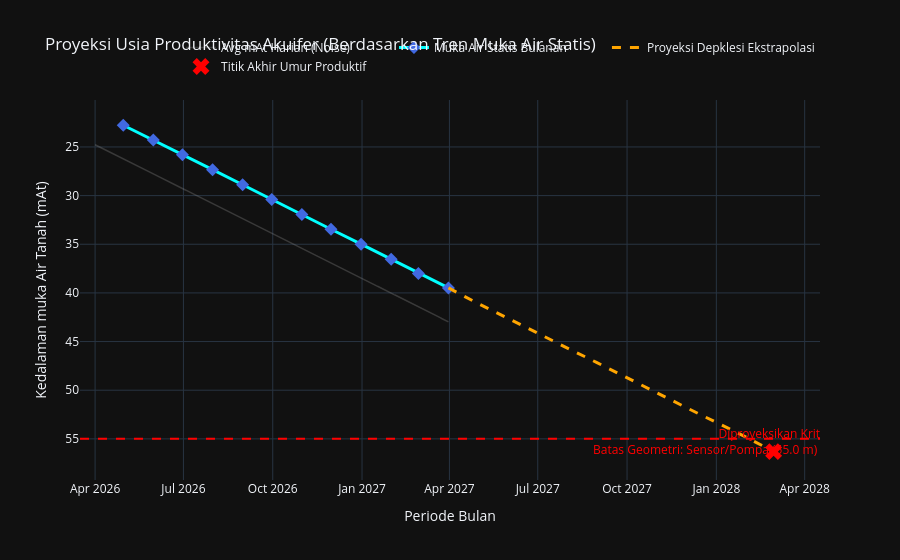

Notebook source saved alongside this figure:
### Code cell
import numpy as np
import pandas as pd
from scipy.stats import linregress
import plotly.graph_objects as go

def estimasi_umur_akuifer_plot(df, batas_kritis_meter=35.0):
    """
    Fungsi untuk mengekstrak Static Water Level, mencari tren deplesi tahunan,
    dan memvisualisasikan sisa usia akuifer sebelum menyentuh batas kritis (Sensor/Pompa).
    """
    print("=" * 75)
    print("PROYEKSI ESTIMASI UMUR PRODUKTIVITAS AKUIFER (WAKTU MENUJU KRITIS)")
    print("=" * 75)
    
    # 1. Pastikan Format Tanggal
    df_calc = df.copy()
    if not pd.api.types.is_datetime64_any_dtype(df_calc['Timestamp']):
        df_calc['Timestamp'] = pd.to_datetime(df_calc['Timestamp'])
    df_calc = df_calc.sort_values('Timestamp').reset_index(drop=True)
    
    # 2. Blokir & Ekstrak Fase "Static Water Level" (SWL)
    # Mencari titik di mana pompa sudah mati beruntun >= 3 jam (Akuifer Memulih Maksimal)
    is_off = df_calc['Flow_Meter'] <= 0
    blocks = (is_off != is_off.shift()).cumsum()
    df_calc['jam_mati_beruntun'] = is_off.groupby(blocks).cumsum()
    
    swl_data = df_calc[df_calc['jam_mati_beruntun'] >= 3].copy()
    
    if swl_data.empty:
        print("Data terlalu bising (Pompa tidak pernah mati >= 3 jam). Tidak bisa ambil SWL.")
        return
        
    swl_data.set_index('Timestamp', inplace=True)
    
    # 3. Agregasi Rata-rata Bulanan untuk Muka Air Statis
    try:
        swl_bulanan = swl_data.resample('ME')['mAt'].mean().dropna() # Pandas Baru
    except ValueError:
        swl_bulanan = swl_data.resample('M')['mAt'].mean().dropna()  # Pandas Lama
    
    if len(swl_bulanan) < 3:
        print("Data terlalu singkat! Butuh minimal 3 bulan riwayat untuk regresi tren.")
        return
        
    # 4. Regresi Linear (Kalkulasi Deplesi / Penurunan rata-rata per bulan)
    x = np.arange(len(swl_bulanan))
    y = swl_bulanan.values
    slope, intercept, r_value, p_value, std_err = linregress(x, y)
    
    deplesi_per_bulan = slope
    mAt_saat_ini = y[-1]
    bulan_terakhir = swl_bulanan.index[-1]
    jarak_kritis = batas_kritis_meter - mAt_saat_ini
    
    print(f"[+] Elevasi Muka Air Statis Bulan Terakhir : {mAt_saat_ini:.2f} meter")
    print(f"[+] Laju Penuruan Air Statis (Deplesi)     : {deplesi_per_bulan:+.4f} meter / bulan")
    print(f"[+] Jarak Cadangan Air ke Sensor Terendah  : {jarak_kritis:.2f} meter")
    
    TTF_bulan = None
    if deplesi_per_bulan <= 0.01:
        print("\n=> STATUS: AKUIFER LESTARI (SUSTAINABLE)")
        print("   Recharge air tanah seimbang dengan ekstraksi tahunan.")
    elif jarak_kritis <= 0:
        print(f"\n=> STATUS: KRITIS! Muka air telah merosot melewati kedalaman sensor ({batas_kritis_meter}m).")
    else:
        # Menghitung Time to Failure (Waktu Menuju Kritis)
        TTF_bulan = jarak_kritis / deplesi_per_bulan
        TTF_tahun = TTF_bulan / 12
        tanggal_kritis = bulan_terakhir + pd.DateOffset(months=int(TTF_bulan))
        
        print(f"\n=> ESTIMASI SISA UMUR PRODUKTIF        : {TTF_bulan:.1f} Bulan (~{TTF_tahun:.1f} Tahun)")
        print(f"=> PROYEKSI AKUIFER SENTUH BATAS KRITIS: {tanggal_kritis.strftime('%B %Y')}")
    print("=" * 75)
    
    # =====================================================================
    # 5. VISUALISASI PROYEKSI INTERAKTIF DENGAN PLOTLY
    # =====================================================================
    fig = go.Figure()
    
    # Trace 1: Grafik mAt Harian Gabungan (Noise / Latar Belakang)
    df_daily = df_calc.set_index('Timestamp').resample('D')['mAt'].mean()
    fig.add_trace(go.Scatter(
        x=df_daily.index, y=df_daily.values,
        mode='lines', line=dict(color='rgba(150, 150, 150, 0.3)', width=1.5),
        name='Avg mAt Harian (Noise)'
    ))
    
    # Trace 2: Grafik Static Water Level Bulanan (Tren Utama)
    fig.add_trace(go.Scatter(
        x=swl_bulanan.index, y=swl_bulanan.values,
        mode='lines+markers', line=dict(color='cyan', width=3),
        marker=dict(size=10, color='royalblue', symbol='diamond'),
        name='Muka Air Statis Bulanan'
    ))
    
    # Trace 3: Garis Regresi (Proyeksi Masa Depan)
    if deplesi_per_bulan > 0.01 and TTF_bulan is not None:
        # Gambar garis tren ke masa depan sampai menyentuh batas kritis
        future_months = int(min(TTF_bulan + 2, 120)) # Maksimalkan prediksi 10 thn demi render visual
        future_x = np.arange(len(swl_bulanan), len(swl_bulanan) + future_months)
        future_y = intercept + (slope * future_x)
        future_dates = [bulan_terakhir + pd.DateOffset(months=i) for i in range(1, future_months+1)]
        
        # Potong array titik Y tepat saat air menyentuh kedalaman kritis
        stop_idx = np.searchsorted(future_y, batas_kritis_meter)
        if stop_idx < len(future_y):
            future_dates = future_dates[:stop_idx+1]
            future_y = future_y[:stop_idx+1]
            
        proyeksi_dates = [swl_bulanan.index[-1]] + future_dates
        proyeksi_y = [swl_bulanan.values[-1]] + future_y.tolist()
        
        fig.add_trace(go.Scatter(
            x=proyeksi_dates, y=proyeksi_y,
            mode='lines', line=dict(color='orange', width=3, dash='dash'),
            name='Proyeksi Depklesi Ekstrapolasi'
        ))
        
        # Titik Temu Kritis (X Merah)
        fig.add_trace(go.Scatter(
            x=[proyeksi_dates[-1]], y=[proyeksi_y[-1]],
            mode='markers+text', marker=dict(color='red', size=15, symbol='x'),
            text=["Diproyeksikan Kritis"], textposition="top center",
            textfont=dict(color='red'), name='Titik Akhir Umur Produktif'
        ))
        
    # Trace 4: Garis Batas Bawah / Sensor
    fig.add_hline(
        y=batas_kritis_meter, line_dash='dash', line_color='red', line_width=2,
        annotation_text=f"Batas Geometri: Sensor/Pompa ({batas_kritis_meter} m)",
        annotation_position="bottom right", annotation_font_color='red'
    )
    
    # Kustomisasi Sumbu Y agar INVETERTED (Sangat Penting untuk Hidrologi)
    # Kedalaman 0m ditaruh di atas, air makin surut garis grafik turun
    fig.update_layout(
        title='Proyeksi Usia Produktivitas Akuifer (Berdasarkan Tren Muka Air Statis)',
        xaxis_title='Periode Bulan', yaxis_title='Kedalaman muka Air Tanah (mAt)',
        template='plotly_dark', hovermode="x unified",
        legend=dict(orientation="h", yanchor="bottom", y=1.05, xanchor="right", x=1)
    )
    fig.update_yaxes(autorange="reversed") 
    
    fig.show()

# Panggil fungsinya
estimasi_umur_akuifer_plot(df, batas_kritis_meter=55.0)

### Figure 1 — Plotly figure (JSON) as saved in the notebook; plotly's stock layout.template omitted (floating-point values rounded to 4 significant figures; data arrays with more than 128 entries replaced by an {"elided": "..."} marker saying what was removed)
{"data": [{"line": {"color": "rgba(150, 150, 150, 0.3)", "width": 1.5}, "mode": "lines", "name": "Avg mAt Harian (Noise)", "type": "scatter", "x": {"elided": "365 str values"}, "y": {"elided": "365 float values"}}, {"line": {"color": "cyan", "width": 3}, "marker": {"color": "royalblue", "size": 10, "symbol": "diamond"}, "mode": "lines+markers", "name": "Muka Air Statis Bulanan", "type": "scatter", "x": ["2026-04-30T00:00:00", "2026-05-31T00:00:00", "2026-06-30T00:00:00", "2026-07-31T00:00:00", "2026-08-31T00:00:00", "2026-09-30T00:00:00", "2026-10-31T00:00:00", "2026-11-30T00:00:00", "2026-12-31T00:00:00", "2027-01-31T00:00:00", "2027-02-28T00:00:00", "2027-03-31T00:00:00"], "y": [22.77, 24.29, 25.81, 27.34, 28.89, 30.41, 31.93, 33.46, 34.99, 36.53, 38.01, 39.49]}, {"line": {"color": "orange", "dash": "dash", "width": 3}, "mode": "lines", "name": "Proyeksi Depklesi Ekstrapolasi", "type": "scatter", "x": ["2027-03-31T00:00:00", "2027-04-30T00:00:00", "2027-05-31T00:00:00", "2027-06-30T00:00:00", "2027-07-31T00:00:00", "2027-08-31T00:00:00", "2027-09-30T00:00:00", "2027-10-31T00:00:00", "2027-11-30T00:00:00", "2027-12-31T00:00:00", "2028-01-31T00:00:00", "2028-02-29T00:00:00"], "y": [39.49, 41.07, 42.59, 44.12, 45.64, 47.17, 48.69, 50.21, 51.74, 53.26, 54.79, 56.31]}, {"marker": {"color": "red", "size": 15, "symbol": "x"}, "mode": "markers+text", "name": "Titik Akhir Umur Produktif", "text": ["Diproyeksikan Kritis"], "textfont": {"color": "red"}, "textposition": "top center", "type": "scatter", "x": ["2028-02-29T00:00:00"], "y": [56.31]}], "layout": {"annotations": [{"font": {"color": "red"}, "showarrow": false, "text": "Batas Geometri: Sensor/Pompa (55.0 m)", "x": 1, "xanchor": "right", "xref": "x domain", "y": 55, "yanchor": "top", "yref": "y"}], "hovermode": "x unified", "legend": {"orientation": "h", "x": 1, "xanchor": "right", "y": 1.05, "yanchor": "bottom"}, "shapes": [{"line": {"color": "red", "dash": "dash", "width": 2}, "type": "line", "x0": 0, "x1": 1, "xref": "x domain", "y0": 55, "y1": 55, "yref": "y"}], "title": {"text": "Proyeksi Usia Produktivitas Akuifer (Berdasarkan Tren Muka Air Statis)"}, "xaxis": {"title": {"text": "Periode Bulan"}}, "yaxis": {"autorange": "reversed", "title": {"text": "Kedalaman muka Air Tanah (mAt)"}}}}
